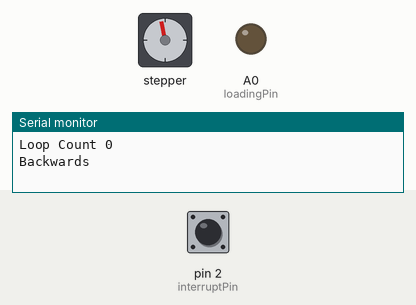
A sketch run on a simulated Arduino Uno, built with avr-gcc and run on an emulated ATmega328P. Shown: stepper motor, output pins drawn as LEDs (lit = HIGH), the last lines printed to the serial monitor. The test bench sets the inputs (shaded band); at power-on: pin 2 (interruptPin) HIGH. Stepper angles assume 2048 steps per turn.

Above: at 1.2 s.
1.3 s: pin 2 (interruptPin) pulled LOW for 1 s
5.3 s: pin 2 (interruptPin) pulled LOW for 3.2 s
At 5.48 s:
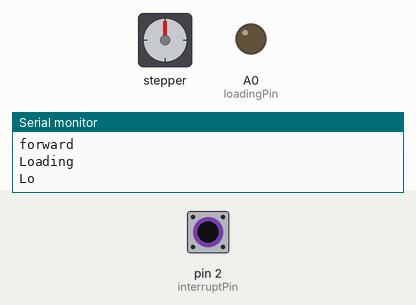
11.5 s: pin 2 (interruptPin) pulled LOW for 0.15 s
At 14.45 s:
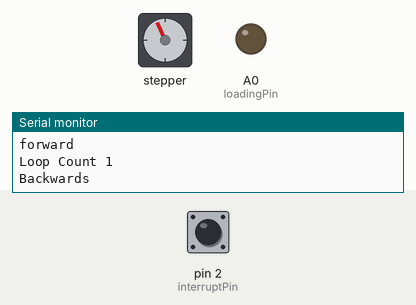
14.6 s: pin 2 (interruptPin) pulled LOW for 0.15 s
17.7 s: pin 2 (interruptPin) pulled LOW for 0.15 s
20.8 s: pin 2 (interruptPin) pulled LOW for 1 s
At 49.3 s:
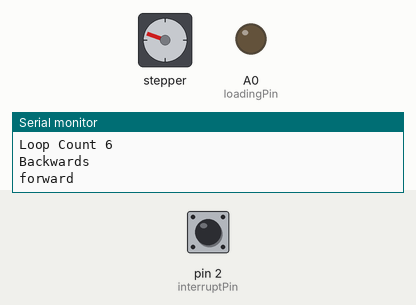
Timing chart, 0 to 72.3 s (numbered marks = the images above; inputs shaded):
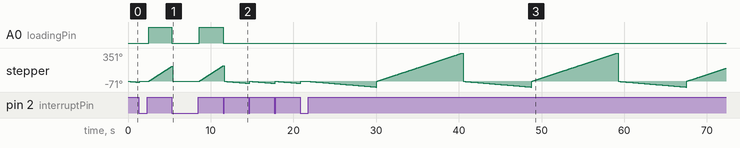

The sketch:

FeedStepper.ino
```cpp
#include <AccelStepper.h>
#define HALFSTEPFEED 4
#define HALFSTEPSTIR 4

// Motor pin definitions for FeedStepper
#define motorPin1 8 // IN1 on the ULN2003 driver 1
#define motorPin2 9 // IN2 on the ULN2003 driver 1
#define motorPin3 10 // IN3 on the ULN2003 driver 1
#define motorPin4 11 // IN4 on the ULN2003 driver 1

//Motor pin for StirStepper
#define motorPin1_2 4 // IN1 on the ULN2003 driver 1
#define motorPin2_2 5 // IN2 on the ULN2003 driver 1
#define motorPin3_2 6 // IN3 on the ULN2003 driver 1
#define motorPin4_2 7 // IN4 on the ULN2003 driver 1

int stirCount = 10;
int loopCount =0;
volatile boolean load = false;
const byte loadingPin =A0; //pin that show loading is occuring
const byte interruptPin = 2; //pin used with button to begin a load

// Initialize with pin sequence IN1-IN3-IN2-IN4 for using the AccelStepper with 28BYJ-48
AccelStepper feed(HALFSTEPFEED, motorPin1, motorPin3, motorPin2, motorPin4);
AccelStepper stir(HALFSTEPSTIR, motorPin1_2, motorPin2_2, motorPin3_2, motorPin4_2);

void setup() {
  Serial.begin(9600);
  // Set the maximum speed in steps per second:
  feed.setMaxSpeed(1000);
  stir.setMaxSpeed(1000);

  //setup pins;
  pinMode(interruptPin, INPUT_PULLUP);
  pinMode(loadingPin, OUTPUT);
  attachInterrupt(digitalPinToInterrupt(interruptPin),loader,LOW);

}
void loop() {
  //load?
  if (load){
    loopCount=0;
    Serial.println("Loading");
    digitalWrite(loadingPin, HIGH);
    //run feed relatively quickly for 10000
    while (load){
      //run load conditions
      feed.setSpeed(400);
      feed.runSpeed();
    }
  }
  digitalWrite(loadingPin, LOW);
  // Set the feed current position to 0
  Serial.print("Loop Count ");
  Serial.println(loopCount);
  Serial.println("Backwards");
  feed.setCurrentPosition(0);
  // Run the motor backwared the motor reaches 400 steps:
  while(feed.currentPosition() != -400 && !load)
  {
    feed.setSpeed(-50);
    feed.runSpeed();
  }
  delay(100);

  // Reset the position to 0:
  Serial.println("forward");
  feed.setCurrentPosition(0);
  // Run the motor forwards until the motor reaches 2000 steps:
  while(feed.currentPosition() != 2000 && !load)
  {
    feed.setSpeed(200);
    feed.runSpeed();
  }
  delay(100);


  //Stir the cell?
  if (loopCount == stirCount){
    //run the stirrer
    Serial.println("Stirring");
    stir.setCurrentPosition(0);
    while (stir.currentPosition() != 400){
      stir.setSpeed(200);
      stir.runSpeed();
    }
    delay(100);
    loopCount=0;
  }else{
    loopCount +=1;
  }

}

void loader(){
  if (load){
    load=false;
  }else{
    load=true;
  }
}
```

Measured:
- after the input at 1.3 s, A0 (loadingPin): LOW → HIGH after 1.2 s
- after the input at 5.3 s, A0 (loadingPin): HIGH → LOW at once, → HIGH 3.3 s later
- after the input at 11.5 s, A0 (loadingPin): HIGH → LOW at once
